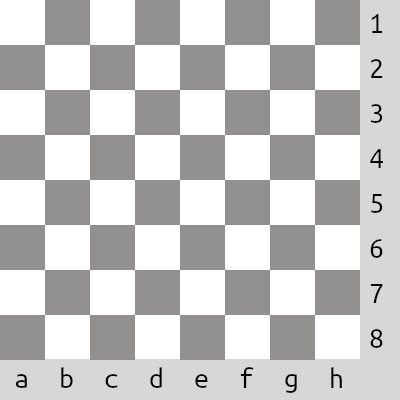
#> input picture SISTEMAS/PythonDani/2eval/ejercicios/ajedrez/images/tablero.png, 400 x 400 px
$ python ajedrez.py
#> lines starting #> are read from the running program, lines starting #| are printed output that depends on the picture; pictures that were not available may be replaced by others from this repository, and a replacement may not be noted
### SISTEMAS/PythonDani/2eval/ejercicios/ajedrez/tablero.py
from PIL import Image
from ficha import Ficha

columnas = {'a': 0, 'b': 45, 'c': 90, 'd': 135, 'e': 180, 'f': 225, 'g': 270, 'h': 315}
filas = {'1': 315, '2': 270, '3': 225, '4': 180, '5': 135, '6': 90, '7': 45, '8': 0}


# [10 lines left out: function declarar_nueva_actual_ficha, not called in this run]


class Tablero:
    def __init__(self, inicio):
        self.posfichas = []
        for posicion in inicio:
            pieza, posicion_tablero = posicion.split('_')
            columna, fila = posicion_tablero
            x = columnas[columna]
            y = filas[fila]
            imagen = f'{pieza}.png'
            self.posfichas.append(Ficha(x, y, imagen))

    def pintar_tablero(self):
        tablero_img = Image.open('images/tablero.png').convert('RGBA')
#> tablero_img is the input picture: PIL image 400x400 RGBA; mean R, G, B, A 201.6, 201.2, 200.1, 255
        for ficha in self.posfichas:
            if ficha.visible:
                aux_img = Image.open(ficha.image_location()).convert('RGBA')
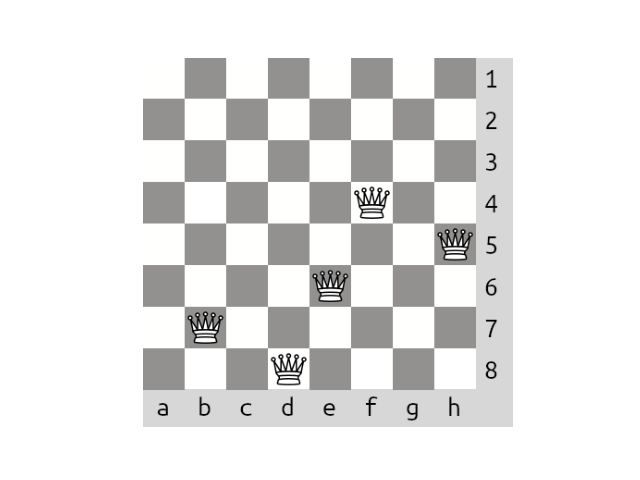
#> input picture SISTEMAS/PythonDani/2eval/ejercicios/ajedrez/5_reinas.png, 640 x 480 px, given in place of tb.png, which was not available
#> aux_img is the input picture: PIL image 640x480 RGBA; mean R, G, B, A 230.3, 230.2, 229.7, 255
                tablero_img.alpha_composite(aux_img, (ficha.X, ficha.Y))
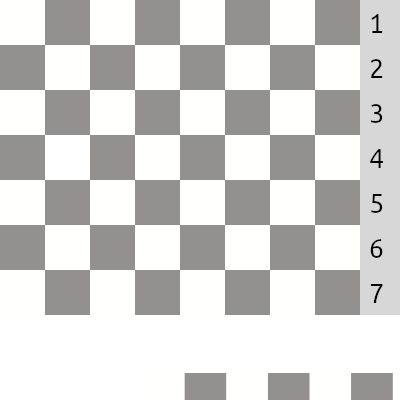
#> tablero_img: PIL image 400x400 RGBA; mean R, G, B, A 210.3, 209.9, 208.8, 255
#> pass 2 of the loop in pintar_tablero, `for ficha in self.posfichas:`:
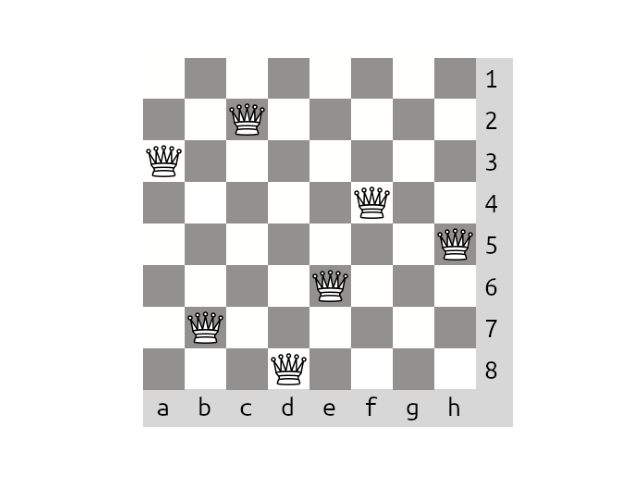
#> input picture SISTEMAS/PythonDani/2eval/ejercicios/ajedrez/7_reinas.png, 640 x 480 px, given in place of cb.png, which was not available
#> in pintar_tablero, aux_img is the input picture: PIL image 640x480 RGBA; mean R, G, B, A 229.9, 229.8, 229.3, 255
#> in pintar_tablero, `tablero_img.alpha_composite(aux_img, (ficha.X, ficha.Y))`:
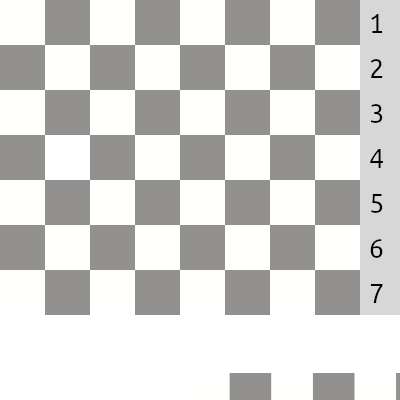
#> tablero_img: PIL image 400x400 RGBA; mean R, G, B, A 211, 210.6, 209.5, 255

        tablero_img.save('jugada.png')

    # [37 lines left out: functions cambiar_pos_ficha, comer_ficha, pintar_reinas, not called in this run]

### SISTEMAS/PythonDani/2eval/ejercicios/ajedrez/ficha.py
class Ficha:
    def __init__(self, x, y, imagen, visible=True):
        self.X = x
        self.Y = y
        self.imagen = imagen
        self.visible = visible

    def image_location(self):
        return f'images/{self.imagen}'

### SISTEMAS/PythonDani/2eval/ejercicios/ajedrez/ajedrez.py
import sys
from tablero import Tablero
from PIL import Image
import matplotlib.pyplot as plt

inicio = ['tb_a1', 'cb_b1', 'ab_c1', 'rb_d1', 'db_e1', 'ab_f1', 'cb_g1', 'tb_h1',
'pb_a2', 'pb_b2', 'pb_c2', 'pb_d2', 'pb_e2', 'pb_f2', 'pb_g2', 'pb_h2',
'pn_a7', 'pn_b7', 'pn_c7', 'pn_d7', 'pn_e7', 'pn_f7', 'pn_g7', 'pn_h7',
'tn_a8', 'cn_b8', 'an_c8', 'rn_d8', 'dn_e8', 'an_f8', 'cn_g8', 'tn_h8'
]

JUGADA_DIR = 'jugada.png'
def ayuda(): print(
    'ajedrez.py -help print this help\najedrez.py pinta el tablero inicial\najedrez.py -n X pinta X damas en el tablero sin darse jaque')


def main():
    if len(sys.argv) > 1:
        if sys.argv[1] == '-help':
            ayuda()
        elif sys.argv[1] == '-n':
            tablero = Tablero(inicio)
            tablero.pintar_reinas(int(sys.argv[2]))
            tablero.pintar_tablero()
            img = Image.open(JUGADA_DIR)
            plt.imshow(img)
            plt.axis('off')
            plt.show()
        else:
            print('No se reconoce el comando, usa ajedrez.py -help para ver los comandos')
    else:
        tablero = Tablero(inicio)
        tablero.pintar_tablero()
        img = Image.open(JUGADA_DIR)
        plt.imshow(img)
        plt.axis('off')
        plt.show()

        tablero.cambiar_pos_ficha('pb_d2', 'pb_d4')
        tablero.pintar_tablero()
        img = Image.open(JUGADA_DIR)
        plt.imshow(img)
        plt.axis('off')
        plt.show()

        tablero.cambiar_pos_ficha('cn_b8', 'cn_c6')
        tablero.pintar_tablero()
        img = Image.open(JUGADA_DIR)
        plt.imshow(img)
        plt.axis('off')
        plt.show()

        tablero.cambiar_pos_ficha("ab_c1", "ab_e3")
        tablero.pintar_tablero()
        img = Image.open(JUGADA_DIR)
        plt.imshow(img)
        plt.axis('off')
        plt.show()

        tablero.comer_ficha("cn_c6","cn_d4")
        tablero.pintar_tablero()
        img = Image.open(JUGADA_DIR)
        plt.imshow(img)
        plt.axis('off')
        plt.show()

if __name__ == "__main__":
#> (the run stopped early here; a loop or call above may not have finished)
